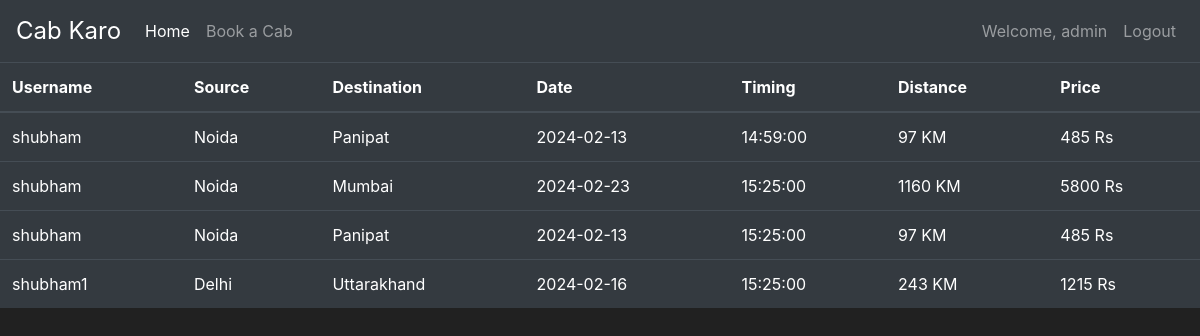
The app's page /home (signed in) with its own data.
### cab/models.py (models this page shows, shortened)
class User(db.Model, UserMixin):
    id = db.Column(db.Integer(), primary_key=True)
    username = db.Column(db.String(length=30), nullable=False, unique=True)
    email_address = db.Column(db.String(length=50), nullable=False, unique=True)
    password_hash = db.Column(db.String(length=60), nullable=False)
    @property
    def password(self):
        return self.password

class Registration_Info(db.Model, UserMixin):
    id = db.Column(db.Integer(), primary_key=True)
    username = db.Column(db.String(length=30))
    source = db.Column(db.String())
    destination=db.Column(db.String())
    distance=db.Column(db.Integer())
    dates = db.Column(db.Date())
    times = db.Column(db.Time())
    price=db.Column(db.Integer())

### cab/routes.py (the view)
@app.route('/')
@app.route('/home')
def home_page():
    if (current_user.is_authenticated and current_user.username=="admin"):
            items = Registration_Info.query.all()
            return render_template('admin.html',items=items)
    else:
        return render_template('home.html')

### cab/models.py (called while the page is built)
@login_manager.user_loader
def load_user(user_id):
    return User.query.get(int(user_id))

### cab/templates/admin.html (shortened to what this page needs)
{% extends 'base.html' %}
{% block content %}
<table class="table table-hover table-dark">
    <thead>
       <tr>
          <th scope="col">Username</th>
          <th scope="col">Source</th>
          <th scope="col">Destination</th>
          <th scope="col">Date</th>
          <th scope="col">Timing</th>
          <th scope="col">Distance</th>
          <th scope="col">Price</th>
       </tr>
    </thead>
    <tbody>
       {% for item in items %}
       <tr>
          <td>{{ item.username }}</td>
          <td>{{ item.source }}</td>
          <td>{{ item.destination }}</td>
          <td>{{ item.dates }}</td>
          <td>{{ item.times }}</td>
          <td>{{item.distance}} KM</td>
          <td>{{ item.price }} Rs</td>
       </tr>
       {% endfor %}
    </tbody>
 </table>
{% endblock %}

### cab/templates/base.html (shortened to what this page needs)
<!doctype html>
<html lang="en">
   <head>
      <link rel="stylesheet" href="https://cdn.jsdelivr.net/npm/bootstrap@4.5.3/dist/css/bootstrap.min.css">
   </head>
   <body>
    <nav class="navbar navbar-expand-lg navbar-dark bg-dark bg-body-tertiary" >
      <a class="navbar-brand" href="#" style="font-size:x-large">Cab Karo</a>
      <div class="collapse navbar-collapse" id="navbarNav">
        <ul class="navbar-nav mr-auto">
            <li class="nav-item active">
                <a class="nav-link" href="{{ url_for('home_page') }}">Home <span class="sr-only">(current)</span></a>
            </li>
            <li class="nav-item">
                <a class="nav-link" href="{{ url_for('booking_page') }}"> Book a Cab</a>
            </li>
        </ul>
        {% if current_user.is_authenticated %}
            <ul class="navbar-nav">
                <li class="nav-item">
                    <a class="nav-link">Welcome, {{ current_user.username }}</a>
                </li>
                <li class="nav-item">
                    <a class="nav-link" href="{{ url_for('logout_page') }}">Logout</a>
                </li>
            </ul>
       {% endif %}
      </div>
    </nav>
      {% block content %}
      {% endblock %}
   </body>
</html>

### cab/templates/base.html (style rules this page uses)
body { background-color: #212121; color: white }

### records on screen
User: username "admin"
Registration_Info: username "shubham", source "Noida", destination "Panipat", dates "2024-02-13", times "14:59:00", distance "97", price "485"
Registration_Info: username "shubham", source "Noida", destination "Mumbai", dates "2024-02-23", times "15:25:00", distance "1160", price "5800"
Registration_Info: username "shubham", source "Noida", destination "Panipat", dates "2024-02-13", times "15:25:00", distance "97", price "485"
Registration_Info: username "shubham1", source "Delhi", destination "Uttarakhand", dates "2024-02-16", times "15:25:00", distance "243", price "1215"
